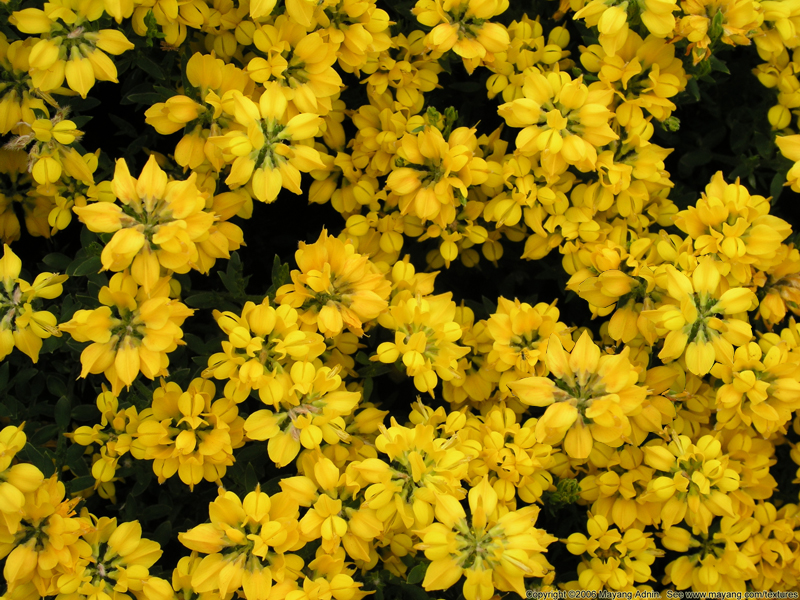
#> input picture assets/fiori-gialli.jpg, 800 x 600 px
$ python localisation.py
#> lines starting #> are read from the running program, lines starting #| are printed output that depends on the picture
#> further down, image is the input picture: shape (600, 800, 3); mean B, G, R 10.3, 121, 148.6
### detection.py

"""
    File name: detection.py
    Author: Andrea Costanzo
"""

import cv2
import numpy as np
from utils import plot_matches
from configuration import Config


def copy_move_detector(img):
    """
    SIFT-based copy-move forgery detector
    Args:
      img: image as file path or as HxWxC matrix. Algorithm parameters are loaded from configuration.py

    """

    # Load image, convert to grayscale
    if isinstance(img, str):
        gray = cv2.imread(img, cv2.IMREAD_GRAYSCALE)
    else:
        gray = cv2.cvtColor(img, cv2.COLOR_BGR2GRAY)
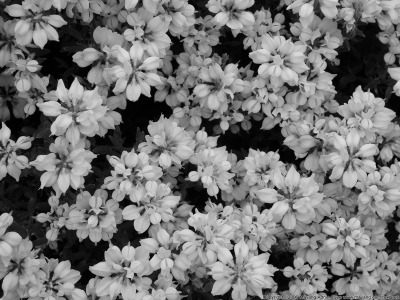
#> gray: shape (600, 800) (shown at 1/2 size); min 0, max 226, mean 116.7

    # Extract SIFT keypoints
    sift = cv2.SIFT_create(contrastThreshold=Config().Sift.contrastThreshold,
                           edgeThreshold=Config().Sift.edgeThreshold,
                           nfeatures=Config().Sift.nFeatures,
                           nOctaveLayers=Config().Sift.nOctaveLayers,
                           sigma=Config().Sift.sigma)

    (kps, descr) = sift.detectAndCompute(gray, None)
#> kps = 5000 keypoints; strongest (x, y, size): (465, 503, 6.6), (303, 511, 6.6), (274, 583, 3.6), (735, 347, 3.2)
    # print('Found {} key points'.format(len(kps)))

    descr = np.asarray(descr)
    z = np.dot(descr, descr.transpose())
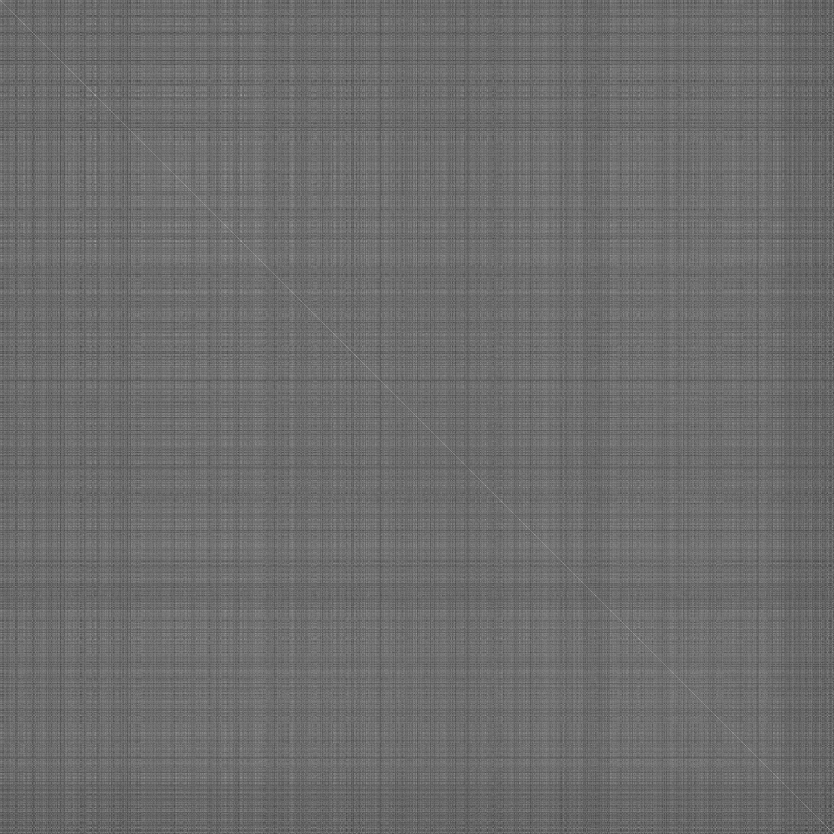
#> z: shape (5000, 5000) float32 (shown at 1/6 size); min 7559, max 263748, mean 117332.3; drawn with min black and max white
    d = np.tile(np.sqrt(np.diag(z)), (descr.shape[1], 1)).transpose()
    descr = descr / (d + np.finfo(float).eps)
    z = np.dot(descr, descr.transpose())

    p1 = []
    p2 = []

    is_matched = [False]*len(kps)
#> is_matched = 5000 items, first 6: False, False, False, False, False, False
#> (the rest of the program and of its run is left out)
